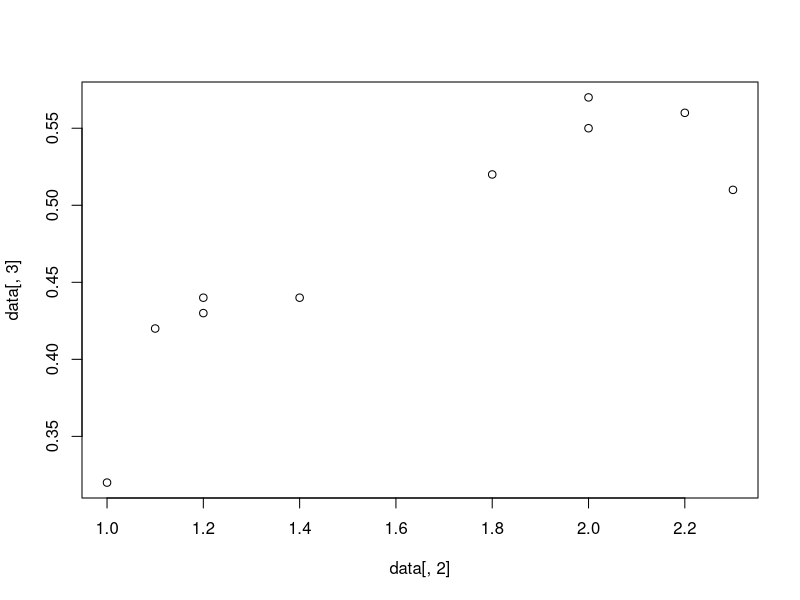

This chart was generated by the following R code:
#######################
### THE VERY BASICS ###
#######################

# What is R?

# R is an open source programming language and software environment
# for statistical computing and graphics that is supported by the 
# R Foundation for Statistical Computing. The R language is widely 
# used among statisticians and data miners for developing statistical 
# software and data analysis.

# "COMMENTS"

# This hastag symbol "#" denotes a comment. That means the computer will ignore everything on a line after it
# That's why each of these lines begins with a "#"
# It's good practice to use these comments to help lay out your plan in a readable manner
# Or just to give some useful information

# "EXPRESSIONS"

# R can handle all sorts of mathematical and logical expressions. 
3+4 # Here, it will evaluate 3 + 4, but it ignores everything after the hashtag on this line
5*2 # This evaluates 5 times 2
10/3 # Can you figure out this one? ;)

# ASSIGNMENTS

# You can assign values, vectors, lists, or even data tables to an object for later use
# There are two main ways of doing this: an equal sign (=), or a directional arrow (<-)

bob = 3+4 # This assigns the evaluated function (3 + 4) to an object (like a variable) called "bob"
# bob should equal 7
jane <- 5*2 # This assigns the value of 5 times 2 to an object called "jane" - Either symbol works

# LOGICAL EVALUATIONS

# R can process a host of logical evaluations.  For example we can ask whether bob or jane is greater...
bob > jane # This gives us the value "FALSE" - bob is 7, jane is 10
bob < jane # This gives the value "TRUE"

# The values "TRUE" and "FALSE" are special reserved values. You should never use them as a name for an object!!!
# This goes for numbers as well. The number "3" cannot be assigned to any other value, for obvious reasons.



###############
#    INPUT    #
###############

# You can just sit around in R naming numbers and doing arithmetic, but a calculator is probably faster for that
# What you really want is to work on data, most likely

# You can input your data into R manually, or you can import it from something like a spreadsheet

# One way to manually enter data is with the command c() 
# That stands for "concatenate" and allows you to enter a series of values to be saved to a single object:
billy = c(2,3,4,5,6) # "billy" is now a NUMERIC VECTOR of 5 values
# c() requires you to separate the various elements with a comma

# This works for STRINGS as well. Strings are made up of characters
suzy = c("This","is","a","character","vector") # notice how each string is enclosed in quotes. That tells R it is a string

# Think of these values (billy and suzy) like lists.  They have inherent order, so we can access any part of them:

billy[1] # The brackets [] allow you to pick one or more elements from an object.  Here, we asked for the first element
# What value would billy[3] give you?

# If our vectors are the same lengths, we can easily combine them to form "2-dimensional" data. Most data you
# want to explore will probably be 2-dimensional. If you have a series of observations and measured several variables
# during each observation, that is 2-dimensional. Let's input some fake biological data to take a look:
# we can pretend that we collected 10 random fruit flies and measured their wingspan and mass

observation = c(1,2,3,4,5,6,7,8,9,10) # our vector of observations from a reeated experiment
wingspan = c(1.2,1.4,1.0,1.2,1.8,2.0,2.2,1.1,2.3,2.0) # our vector of wingspans
mass = c(0.43,0.44,0.32,0.44,0.52,0.55,0.56,0.42,0.51,0.57) # our vector of mass

# we now have three vectors that are the same length. We can stick them together into a "matrix"
# one way to do this is the cbind() function. It stands for "column bind"

cbind(observation,wingspan,mass) # this will show us our matrix, but we want to assign it to an object!

data = cbind(observation,wingspan,mass) # assigned to an object called "data"

data

# Accessing elements of 2-dimensional data

# Just like a 1-dimensional vector, we can access any part of our matrix, but we need to provide 2 locations.
# We need to give a row position and a column position
# in R, the brackets to access an element accept input as follows: [row,column]
# So to get the element in row 1, column 3 we write:

data[1,3]

# This kind of access is very useful. To add the mass of the first 5 flies we caught, you can write:

data[1,3] + data[2,3] + data[3,3] + data[4,3] + data[5,3]

# or you could use the "sum" function, which adds all the elements inside it, separated by commas

sum(data[1,3],data[2,3],data[3,3],data[4,3],data[5,3])

# But there's an easier way...

data[1:5,3] # This gives you ROWS 1 through 5, and COLUMN 3 - 1:5 means "1 through 5"

sum(data[1:5,3]) # All you have to do is enclose that in the "sum" function!

# With 2-dimensional data, if you want ALL of the rows or columns you just leave that index blank

data[,3] # This gives you ALL rows, but only column 3
data[3,] # This gives you ONLY row 3, but all columns

# With our fake flies, we are fake interested in seeing whether wingspan correlates with total mass
# Check out how easy it is to start plotting that!

plot(x=data[,2], y=data[,3]) # the plot() function wants you to give it the vector for the x and y axes. DONE!
# We told the plot function that our x axis should be column 2 (wingspan) and the y axis should be column 3 (mass)

# Want to see if that correlation we see is statistically significant?  R makes that very simple as long as you 
# know what tests to use!

summary(glm(data[,3] ~ data[,2])) # this gives a summary table of a general linear model test

#########################
#    IMPORTING DATA     #
#########################

# Odds are that you will have a lot more than 10 flies and two measurements each
# These data are usually entered into something like excel
